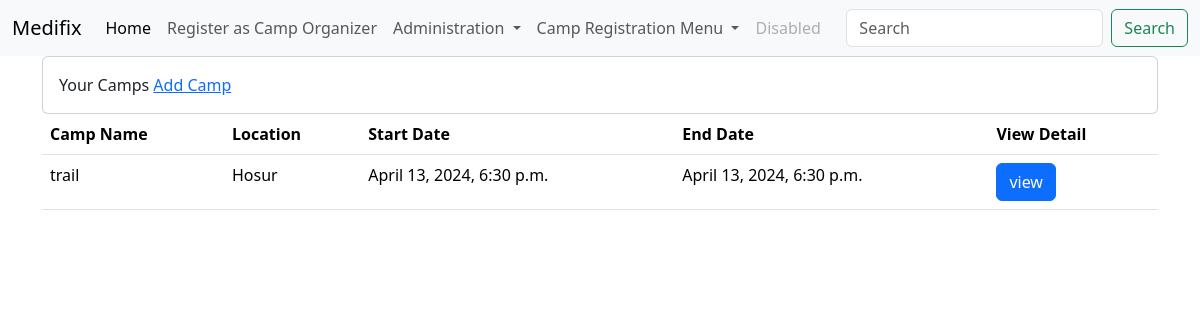
/my_camps/ (signed in), run on the app's committed database.
### administration/models.py (models this page shows, shortened)
class camp_details(models.Model):
    camp_name = models.CharField(max_length=200,null=True)
    location = models.CharField(max_length=200, null=True)
    latitude = models.FloatField()
    longitude = models.FloatField()
    start_date_time = models.DateTimeField()
    end_date_time = models.DateTimeField()
    contact_website = models.URLField(max_length=200, null=True, blank=True)
    hospital_name = models.CharField(max_length=150,null=True, blank=True)
    club_name = models.CharField(max_length=150,null=True, blank=True)
    other = models.CharField(max_length = 150, null=True, blank=True)
    description = models.TextField(max_length = 3000, null=True)
    type_of_camp = models.CharField(max_length=30, null=True, choices=type_of_camp)
    cost = models.IntegerField(null=True, blank=True, default='0')
    total_camp_registrations = models.IntegerField()
    camp_register_active = models.BooleanField(default=False)
    createdby = models.ForeignKey(User, on_delete=models.DO_NOTHING)

### administration/views.py (the view)
# urls.py: path('my_camps/', views.user_camps, name="my_camps"),
@login_required
def user_camps(request):
    user_camps = camp_details.objects.filter(createdby=request.user)
    return render(request, 'camp/all_camps_user.html', {'user_camps': user_camps})

### templates/camp/all_camps_user.html (shortened to what this page needs)
{% extends 'base.html' %}
{% load static %}
{% block content %}
<div class="card">
    <div class="card-body">
        Your Camps <span><a href="{% url 'create_camp' %}">Add Camp</a></span>
    </div>
</div>
<table class="table">
    <thead>
        <tr>
            <th>Camp Name</th>
            <th>Location</th>
            <th>Start Date</th>
            <th>End Date</th>
            <th>View Detail</th>
        </tr>
    </thead>
    <tbody>
        {% for camp in user_camps %}
        <tr>
            <td>{{ camp.camp_name }}</td>
            <td>{{ camp.location }}</td>
            <td>{{ camp.start_date_time }}</td>
            <td>{{ camp.end_date_time }}</td>
            <td>
                <a href="{% url 'camp_details' camp.id %}" class="btn btn-primary">view</a>
            </td>
        </tr>
        {% empty %}
        <tr>
            <td style="color: red;" colspan="5" class="text-center">No data Avaliable</td>
        </tr>
        {% endfor %}
    </tbody>
</table>
{% endblock %}

### data on the page
camp_details: camp_name "trail", location "Hosur", start_date_time "April 13, 2024, 6:30 p.m.", end_date_time "April 13, 2024, 6:30 p.m."
